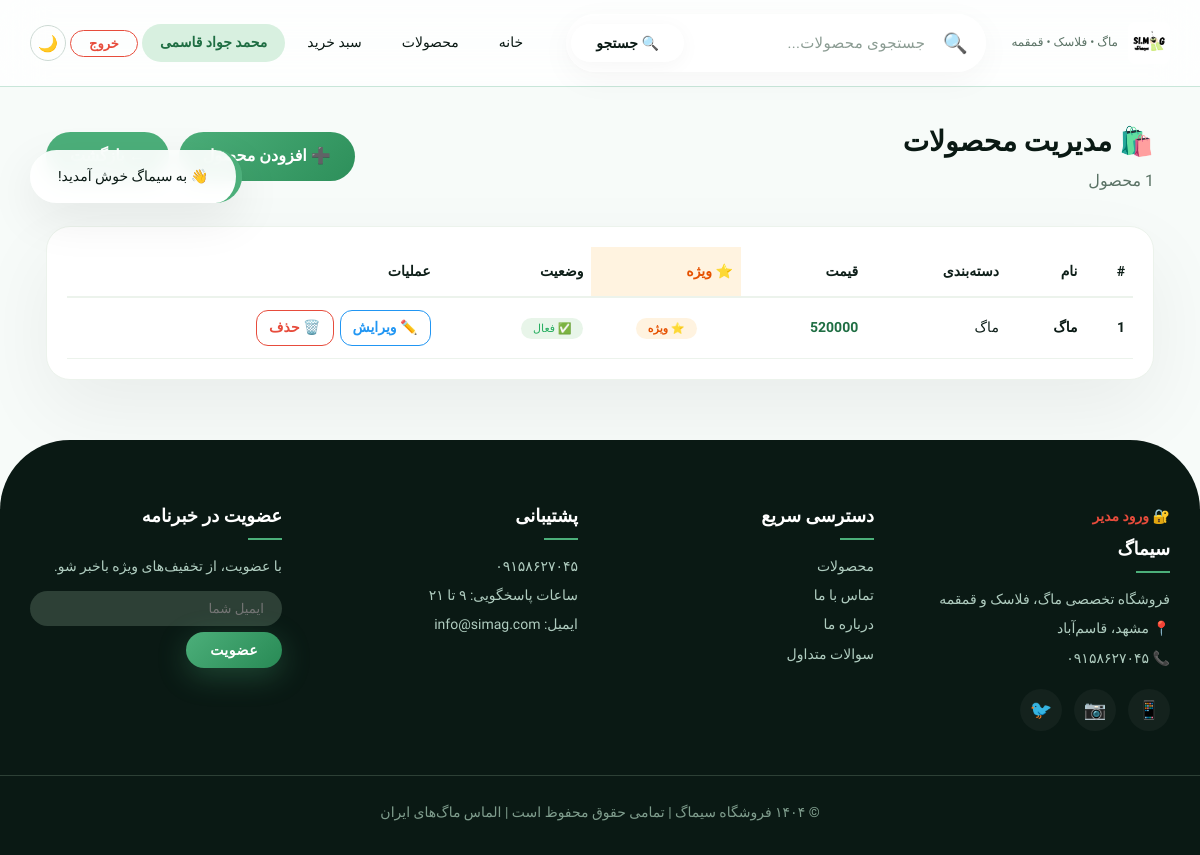
The app's page /accounts/admin-products/ (signed in) with its own data.
### accounts/models.py (models this page shows, shortened)
class User(AbstractUser):
    username = None
    phone = models.CharField(max_length=11, unique=True)
    is_verified = models.BooleanField(default=False)
    full_name = models.CharField(max_length=100, blank=True, null=True)
    email = models.EmailField(blank=True, null=True)
    address = models.TextField(blank=True, null=True)
    postal_code = models.CharField(max_length=10, blank=True, null=True)
    USERNAME_FIELD = 'phone'
    REQUIRED_FIELDS = ['email']
    objects = UserManager()

### products/models.py (models this page shows, shortened)
class Product(models.Model):
    name = models.CharField(max_length=200)
    slug = models.SlugField(unique=True, blank=True, max_length=200)
    category = models.ForeignKey(Category, on_delete=models.CASCADE, related_name='products')
    description = models.TextField()
    price = models.PositiveIntegerField()
    material = models.CharField(max_length=100, blank=True)
    volume = models.CharField(max_length=50, blank=True)
    color = models.CharField(max_length=50, blank=True)
    weight = models.CharField(max_length=50, blank=True)
    brand = models.CharField(max_length=100, blank=True)
    is_active = models.BooleanField(default=True)
    is_featured = models.BooleanField(default=False, verbose_name='محصول ویژه (نمایش در صفحه اصلی)')
    created_at = models.DateTimeField(auto_now_add=True)
    updated_at = models.DateTimeField(auto_now=True)

class Category(models.Model):
    name = models.CharField(max_length=100)
    slug = models.SlugField(unique=True, blank=True)
    parent = models.ForeignKey('self', on_delete=models.CASCADE, null=True, blank=True, related_name='children')
    is_active = models.BooleanField(default=True)
    image = models.ImageField(upload_to='categories/', blank=True, null=True)
    created_at = models.DateTimeField(auto_now_add=True)

### accounts/views.py (the view)
# urls.py: path('admin-products/', views.admin_products, name='admin_products'),
@staff_member_required
def admin_products(request):
    products = Product.objects.all().order_by('-created_at')
    return render(request, 'accounts/admin_products.html', {'products': products})

### accounts/templates/accounts/admin_products.html (shortened to what this page needs)
{% extends 'base.html' %}
{% load static %}
{% block content %}
<div style="max-width:1350px;margin:30px auto;padding:0 16px;">
    <div style="display:flex;justify-content:space-between;align-items:center;margin-bottom:30px;flex-wrap:wrap;gap:12px;">
        <div>
            <h1 style="font-size:28px;font-weight:900;color:var(--dark);">🛍️ مدیریت محصولات</h1>
            <p style="color:var(--gray);">{{ products.count }} محصول</p>
        </div>
        <div style="display:flex;gap:10px;flex-wrap:wrap;">
            <a href="{% url 'accounts:admin_product_add' %}" style="padding:10px 24px;border-radius:40px;background:linear-gradient(135deg,#4caf7a,#2d8f5a);color:#fff;text-decoration:none;font-weight:600;transition:all 0.3s ease;" onmouseover="this.style.transform='translateY(-2px)';this.style.boxShadow='0 8px 30px rgba(76,175,122,0.3)'" onmouseout="this.style.transform='translateY(0)';this.style.boxShadow='none'">
                ➕ افزودن محصول
            </a>
            <a href="{% url 'accounts:admin_dashboard' %}" style="padding:10px 24px;border-radius:40px;background:var(--primary);color:#fff;text-decoration:none;font-weight:600;transition:all 0.3s ease;" onmouseover="this.style.transform='translateY(-2px)'" onmouseout="this.style.transform='translateY(0)'">
            </a>
        </div>
    </div>
    <div style="background:var(--white);border-radius:24px;padding:20px;border:1px solid #ecf3ec;box-shadow:var(--shadow);overflow-x:auto;">
        <table style="width:100%;border-collapse:collapse;font-size:14px;">
            <thead>
                <tr style="border-bottom:2px solid #ecf3ec;">
                    <th style="padding:12px 8px;text-align:right;">#</th>
                    <th style="padding:12px 8px;text-align:right;">نام</th>
                    <th style="padding:12px 8px;text-align:right;">دسته‌بندی</th>
                    <th style="padding:12px 8px;text-align:right;">قیمت</th>
                    <th style="padding:12px 8px;text-align:right;background:#fff3e0;color:#e65100;">⭐ ویژه</th>
                    <th style="padding:12px 8px;text-align:right;">وضعیت</th>
                    <th style="padding:12px 8px;text-align:right;">عملیات</th>
                </tr>
            </thead>
            <tbody>
                {% for product in products %}
                <tr style="border-bottom:1px solid #ecf3ec;">
                    <td style="padding:12px 8px;font-weight:600;">{{ forloop.counter }}</td>
                    <td style="padding:12px 8px;font-weight:700;color:var(--dark);">{{ product.name }}</td>
                    <td style="padding:12px 8px;">{{ product.category.name }}</td>
                    <td style="padding:12px 8px;font-weight:700;color:var(--primary-dark);">{{ product.price|floatformat:0 }}</td>
                    <td style="padding:12px 8px;text-align:center;">
                        {% if product.is_featured %}
                        <span class="badge-featured">⭐ ویژه</span>
                        {% else %}
                        <span class="badge-not-featured">—</span>
                        {% endif %}
                    </td>
                    <td style="padding:12px 8px;">
                        {% if product.is_active %}
                        <span class="badge-active">✅ فعال</span>
                        {% else %}
                        <span class="badge-inactive">⛔ غیرفعال</span>
                        {% endif %}
                    </td>
                    <td style="padding:12px 8px;display:flex;gap:6px;flex-wrap:wrap;">
                        <a href="{% url 'accounts:admin_product_edit' product.id %}" style="color:#2196f3;text-decoration:none;font-weight:600;padding:4px 12px;border-radius:12px;border:1px solid #2196f3;transition:all 0.3s ease;" onmouseover="this.style.background='#2196f3';this.style.color='#fff'" onmouseout="this.style.background='transparent';this.style.color='#2196f3'">✏️ ویرایش</a>
                        <a href="{% url 'accounts:admin_product_delete' product.id %}" style="color:#e74c3c;text-decoration:none;font-weight:600;padding:4px 12px;border-radius:12px;border:1px solid #e74c3c;transition:all 0.3s ease;" onmouseover="this.style.background='#e74c3c';this.style.color='#fff'" onmouseout="this.style.background='transparent';this.style.color='#e74c3c'">🗑️ حذف</a>
                    </td>
                </tr>
                {% empty %}
                <tr><td colspan="7" style="padding:40px;text-align:center;color:var(--gray);">هیچ محصولی وجود ندارد.</td></tr>
                {% endfor %}
            </tbody>
        </table>
    </div>
</div>
{% endblock %}

### templates/base.html (shortened to what this page needs)
<!DOCTYPE html>
{% load static %}
<html lang="fa" dir="rtl">
<head>
</head>
<body>
    <header class="header" id="mainHeader">
        <div class="container header-inner">
            <a href="{% url 'products:home' %}" class="logo">
                <img src="{% static 'images/logo.png' %}" alt="سیماگ" onerror="this.style.display='none'; this.nextElementSibling.style.display='flex'">
                <small>ماگ • فلاسک • قمقمه</small>
            </a>
            <div class="search-wrapper">
                <div class="search-container" id="searchContainer">
                    <span class="search-icon">🔍</span>
                    <input type="text" class="search-input" id="searchInput" placeholder="جستجوی محصولات..." autocomplete="off" onfocus="showSuggestions()" onblur="hideSuggestions()" oninput="handleSearchInput()" />
                    <button class="search-btn" onclick="performSearch()">🔍 جستجو</button>
                </div>
            </div>
            <div class="nav" id="mainNav">
                <a href="{% url 'products:home' %}">خانه</a>
                <a href="{% url 'products:product_list' %}">محصولات</a>
                <a href="{% url 'cart:cart_detail' %}">سبد خرید</a>
                {% if user.is_authenticated %}
                <a href="{% url 'accounts:profile' %}" style="font-weight:600;color:#1f6e43;background:#d8f0e0;padding:6px 18px;border-radius:30px;">
                    {{ user.full_name|default:user.phone }}
                </a>
                <form method="post" action="{% url 'accounts:logout' %}" style="display:inline;">
                    <button type="submit" style="background:transparent;border:1.5px solid #e74c3c;color:#e74c3c;padding:5px 18px;border-radius:30px;font-weight:600;font-size:13px;cursor:pointer;font-family:inherit;">خروج</button>
                </form>
                {% endif %}
                <button class="dark-toggle" onclick="toggleDarkMode()">🌙</button>
            </div>
        </div>
    </header>
    <main class="container">
        {% block content %}
        {% endblock %}
    </main>
    <div class="toast-container" id="toastContainer"></div>
    <footer class="footer">
        <div class="container footer-inner">
            <div class="footer-col">
                <a href="{% url 'accounts:admin_login' %}" style="color:#e74c3c;font-weight:600;">🔐 ورود مدیر</a>
                <h4>سیماگ</h4>
                <p>فروشگاه تخصصی ماگ، فلاسک و قمقمه</p>
                <p>📍 مشهد، قاسم‌آباد</p>
                <p>📞 ۰۹۱۵۸۶۲۷۰۴۵</p>
                <div class="footer-social">
                    <a href="#">📱</a>
                    <a href="#">📷</a>
                    <a href="#">🐦</a>
                </div>
            </div>
            <div class="footer-col">
                <h4>دسترسی سریع</h4>
                <a href="{% url 'products:product_list' %}">محصولات</a>
                <a href="{% url 'products:contact' %}">تماس با ما</a>
                <a href="#">درباره ما</a>
                <a href="#">سوالات متداول</a>
            </div>
            <div class="footer-col">
                <h4>پشتیبانی</h4>
                <a href="#">۰۹۱۵۸۶۲۷۰۴۵</a>
                <a href="#">ساعات پاسخگویی: ۹ تا ۲۱</a>
                <a href="#">ایمیل: info@simag.com</a>
            </div>
            <div class="footer-col">
                <h4>عضویت در خبرنامه</h4>
                <p>با عضویت، از تخفیف‌های ویژه باخبر شو.</p>
                <div style="display:flex;gap:6px;margin-top:12px;flex-wrap:wrap;">
                    <input type="email" placeholder="ایمیل شما" style="flex:1;padding:10px 18px;border-radius:40px;border:none;font-family:inherit;background:#2d4036;color:#fff;min-width:160px;outline:none;">
                    <button class="btn-primary" style="padding:10px 24px;font-size:14px;">عضویت</button>
                </div>
            </div>
        </div>
        <div class="container footer-bottom">
            © ۱۴۰۴ فروشگاه سیماگ | تمامی حقوق محفوظ است | الماس ماگ‌های ایران
        </div>
    </footer>
</body>
</html>

### accounts/templates/accounts/admin_products.html (style rules this page uses)
.badge-featured { padding: 4px 12px; border-radius: 20px; font-size: 11px; background: #fff3e0; color: #e65100; font-weight: 700; }
.badge-active { padding: 4px 12px; border-radius: 20px; font-size: 11px; background: #e8f5e9; color: #27ae60; }

### records on screen
User: full_name "محمد جواد قاسمی"
Product: name "ماگ", category.name "ماگ", price "520000", is_featured "⭐ ویژه", is_active "✅ فعال"
